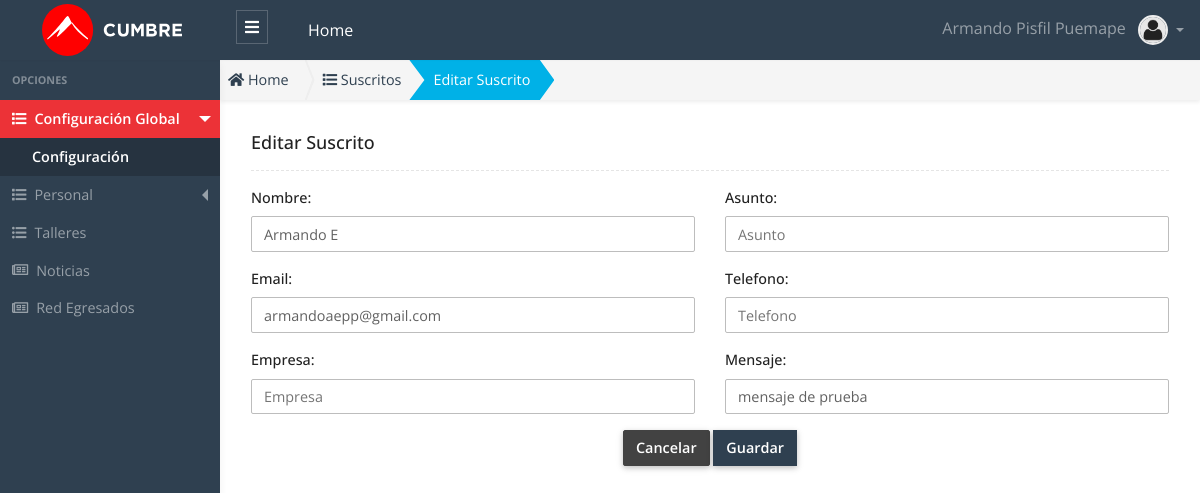
The app's page /public/admin/suscrito/editar.php?id=1 (signed in) with its own data.
### tables this page shows
CREATE TABLE `suscrito` (
  `id` int(11) unsigned NOT NULL AUTO_INCREMENT,
  `nombre` varchar(255) NOT NULL,
  `asunto` varchar(255) NOT NULL DEFAULT '',
  `email` varchar(255) NOT NULL DEFAULT '',
  `telefono` varchar(50) NOT NULL DEFAULT '',
  `empresa` varchar(255) DEFAULT '',
  `mensaje` text,
  `estado` int(1) NOT NULL DEFAULT '1',
  `created_up` timestamp NULL DEFAULT CURRENT_TIMESTAMP ON UPDATE CURRENT_TIMESTAMP,
  PRIMARY KEY (`id`) USING BTREE
);

### public/app/autoload.php (called while the page is built, shortened)
<?php
	function loadModelFiles($file_name){
		$fullpath = APP.'models'.DS. $file_name . '.php' ;
	}
	function loadBeanFiles($file_name){
		$fullpath = APP.'beans'.DS. $file_name . '.php' ;
	}
	function loadControllerFiles($file_name){
		$fullpath = APP.'controllers'.DS. $file_name . '.php' ;
	}
	function loadHelperFiles($file_name){
		$fullpath = APP.'helpers'.DS. $file_name . '.php' ;
	}
	function loadAuthFiles($file_name){
		$fullpath = APP.'auth'.DS. $file_name . '.php' ;
	}
	function loadDataBaseFiles($file_name){
		$fullpath = APP.'database'.DS. $file_name . '.php' ;
	}

### public/app/controllers/SuscritoController.php (called while the page is built, shortened)
<?php
 class SuscritoController
{
  public function find($id)
  {
    try
    {
      $suscrito  = new Suscrito();
      $bean_suscrito = new BeanSuscrito();
      $bean_suscrito->setId($id);
      $data = $suscrito->find( $bean_suscrito) ;
      return $data;
    }
    catch (Exception $e)
    {
      throw new Exception($e->getMessage());
    }
  }
}

### public/app/helpers/Validation.php (called while the page is built)
<?php
class Validation {
	static public function validate($cadena){
		$cadena = htmlspecialchars($cadena);
		$cadena = trim($cadena);
		$cadena = stripslashes($cadena);
		$cadena = nl2br($cadena);
		return $cadena;
	}
}

### public/app/beans/BeanSuscrito.php (called while the page is built, shortened)
<?php
class BeanSuscrito{
    private $id;
    public function setId($id_)
    {
        $this->id = Validation::validate( $id_ );
    }
    public function getId()
    {
        return $this->id;
    }
}

### public/app/models/Suscrito.php (called while the page is built, shortened)
<?php
class Suscrito extends Connection {
  public function __construct($cnx  = null)
  {
    $this->conn = $cnx;
  }
  public function find($bean_suscrito)
  {
    try{
      $id = $bean_suscrito->getId();
      $this->query = "SELECT * FROM suscrito WHERE id = '$id' LIMIT 1; ";
      $this->executeFind();
      $data = $this->rows ;
      return $data;
    }catch(exception $e){
      throw new Exception($e->getMessage());
    }
  }
}

### public/app/database/Connection.php (called while the page is built, shortened)
<?php
Class Connection
{
  protected $db_host   = 'localhost';
  protected $db_user   = 'root';
  protected $db_pass   = '';
  protected $db_name   = 'escuelac_w_ne16';
  protected $db_port   = '3306';
  protected $db_driver = 'mysql';
  protected $query  = '';
  protected $rows   = array();
  protected $conn   = null  ;
  private function openConnection()
  {
    $str_conn = $this->db_driver.":host=".$this->db_host.";port=".$this->db_port.";dbname=" .$this->db_name;
    $this->conn = new PDO($str_conn,$this->db_user,$this->db_pass);
    $this->conn->setAttribute(PDO::ATTR_ERRMODE, PDO::ERRMODE_EXCEPTION);
    $this->conn->query("SET NAMES 'utf8'");
    return $this->conn ;
  }
  protected function executeQuery()
  {
    $rows = array();
    if( $this->conn == null )
    {
      $this->openConnection();
    }
    $stm = $this->conn->prepare($this->query);
    $this->status = $stm->execute() ;
    if($this->status)
    {
      $column_count = $stm->columnCount() ;
      if ($column_count > 0)
      {
        $rows  = $stm->fetchAll(PDO::FETCH_ASSOC) ;
      }
    }
    $this->rows =  $rows ;
  }
  protected function executeFind()
  {
    try{
      $this->executeQuery();
      if(count($this->rows) == 1 )
      {
        $this->rows = $this->rows[0] ;
      }
    }catch(exception $e){
      throw new Exception($e->getMessage());
    }
  }
}

### public/admin/suscrito/editar.php (the view, shortened to what this page needs)
<?php
  $id = !empty($_GET["id"]) ? $_GET["id"] : 0;
  require_once "../../app/autoload.php";
  $suscrito_controller = new SuscritoController();
  $suscrito = $suscrito_controller->find($id);
  $title_page = "Suscrito";
?>
<!DOCTYPE html>
<html lang="es">
<head>
  <?php
    require_once "../layout/head_links.phtml";
  ?>
</head>
<body>
  <?php require "../layout/header.phtml"; ?>
  <div class="app-wrap">
    <?php require_once "../layout/sidebar.phtml";?>
    <main role="main" class="main">
      <nav class="full-content" aria-label="breadcrumb">
        <ol class="breadcrumb breadcrumb-shape shadow-sm radius-0">
          <li class="breadcrumb-item">
            <a href="admin">
              <i class="fas fa-home"></i> Home
            </a>
          </li>
          <li class="breadcrumb-item">
            <a href="admin/suscrito/suscrito.php">
              <i class="fas fa-list"></i>
              <?php echo $title_page ;?>s
            </a>
          </li>
          <li class="breadcrumb-item active bg-info text-white" aria-current="page">
            Editar <?php echo $title_page; ?>
          </li>
        </ol>
      </nav>
      <div class="container py-2 py-md-3">
        <div class="row">
          <div class="col-12">
            <h5 class="page-header-title">Editar <?php echo $title_page; ?> </h5>
            <hr class="hr dashed">
          </div>
        </div>
        <div class="row">
          <div class="col-12">
            <form action="admin/suscrito/update.php" method="POST" enctype="multipart/form-data">
              <div class="row">
              <div class="col-md-6">
                <div class="form-group">
                  <label for="nombre">Nombre: </label>
                  <input type="text" class="form-control" name="nombre" id="nombre" required placeholder="Nombre"  value="<?php echo $suscrito['nombre'] ?>" >
                </div>
              </div>
              <div class="col-md-6">
                <div class="form-group">
                  <label for="asunto">Asunto: </label>
                  <input type="text" class="form-control" name="asunto" id="asunto" required placeholder="Asunto"  value="<?php echo $suscrito['asunto'] ?>" >
                </div>
              </div>
              <div class="col-md-6">
                <div class="form-group">
                  <label for="email">Email: </label>
                  <input type="text" class="form-control" name="email" id="email" required placeholder="Email"  value="<?php echo $suscrito['email'] ?>" >
                </div>
              </div>
              <div class="col-md-6">
                <div class="form-group">
                  <label for="telefono">Telefono: </label>
                  <input type="text" class="form-control" name="telefono" id="telefono" required placeholder="Telefono"  value="<?php echo $suscrito['telefono'] ?>" >
                </div>
              </div>
              <div class="col-md-6">
                <div class="form-group">
                  <label for="empresa">Empresa: </label>
                  <input type="text" class="form-control" name="empresa" id="empresa" required placeholder="Empresa"  value="<?php echo $suscrito['empresa'] ?>" >
                </div>
              </div>
              <div class="col-md-6">
                <div class="form-group">
                  <label for="mensaje">Mensaje: </label>
                  <input type="text" class="form-control" name="mensaje" id="mensaje" required placeholder="Mensaje"  value="<?php echo $suscrito['mensaje'] ?>" >
                </div>
              </div>
              </div>
              <div class="w-100 text-center">
                <a href="admin/suscrito/suscrito.php" type="button" class="btn btn-dark ">Cancelar</a>
                <button type="submit" class="btn btn-primary rounded-0  ">Guardar</button>
              </div>
            </form>
          </div>
        </div>
      </div>
    </main>
  </div>
</body>
</html>

### records on screen
suscrito: nombre "Armando E", email "armandoaepp@gmail.com", mensaje "mensaje de prueba"

### other values on screen
$_SESSION['USER']['nombre'] "Armando"
$_SESSION['USER']['apellidos'] "Pisfil Puemape"
$title_page "Suscrito"
